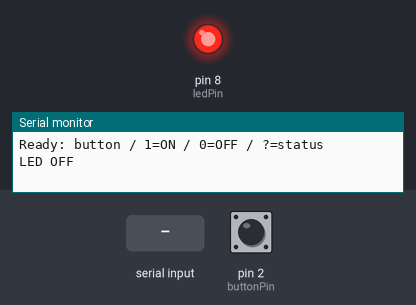
The program below on a simulated Arduino Uno, built with avr-gcc and run on an emulated ATmega328P. Parts: output pins drawn as LEDs (lit = HIGH), the last lines printed to the serial monitor. The test bench sets the inputs (shaded band); at power-on: pin 2 (buttonPin) HIGH.

Above: at 1.2 s.
1.3 s: pin 2 (buttonPin) pulled LOW for 0.15 s
At 2.7 s:
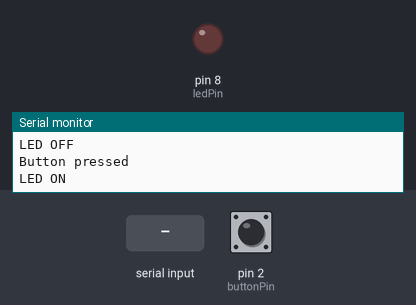
4.4 s: "0\n" received over Serial
At 5.6 s:
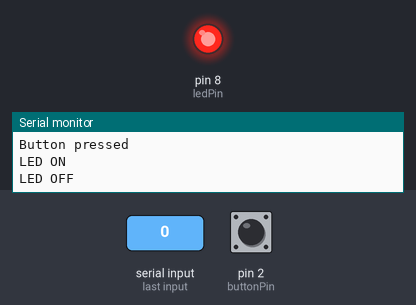
7.4 s: pin 2 (buttonPin) pulled LOW for 1 s
At 8.5 s:
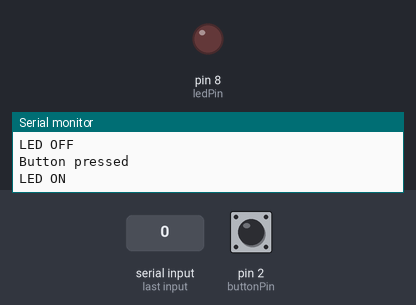
Timing chart, 0 to 10.4 s (numbered marks = the images above; inputs shaded):
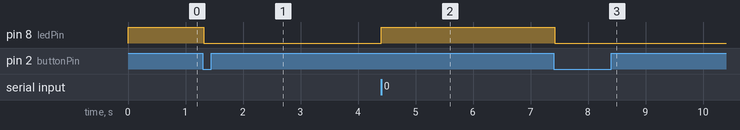

The program:

main.cpp
```cpp
#include <Arduino.h>

const int ledPin = 8;
const int buttonPin = 2;

bool ledOn = false;

// 上一次直接读到的电平
int lastReading = HIGH;

// 已经通过消抖确认的稳定状态
int stableButtonState = HIGH;

// 最近一次读到电平变化的时刻
unsigned long lastChangeMillis = 0;
const unsigned long debounceInterval = 20;

void setLed(bool on) {
  ledOn = on;
  if (ledOn) {
    digitalWrite(ledPin, LOW);
    Serial.println("LED ON");
  } else {
    digitalWrite(ledPin, HIGH);
    Serial.println("LED OFF");
  }
}

void setup() {
  digitalWrite(ledPin, HIGH);
  pinMode(ledPin, OUTPUT);
  pinMode(buttonPin, INPUT_PULLUP);

  Serial.begin(9600);
  Serial.println("Ready: button / 1=ON / 0=OFF / ?=status");
  setLed(false);
}

void loop() {
  // 一、处理串口
  if (Serial.available() > 0) {
    char command = Serial.read();
    if (command == '1') {
      setLed(true);
    } else if (command == '0') {
      setLed(false);
    } else if (command == '?') {
      Serial.print("Status: ");
      Serial.println(ledOn ? "LED ON" : "LED OFF");
    } else if (command != '\r' && command != '\n') {
      Serial.println("Unknown command");
    }
  }

  // 二、读取按键并记录变化时刻
  unsigned long now = millis();
  int reading = digitalRead(buttonPin);
  if (reading != lastReading) {
    lastChangeMillis = now;
  }

  // 三、连续稳定至少 20 毫秒后，才认可新状态
  if (now - lastChangeMillis >= debounceInterval) {
    if (reading != stableButtonState) {
      stableButtonState = reading;
      if (stableButtonState == LOW) {
        Serial.println("Button pressed");
        setLed(!ledOn);
      }
    }
  }

  lastReading = reading;
}
```

Measured:
- after the input at 1.3 s, pin 8 (ledPin): HIGH → LOW at once
- after the input at 4.4 s, pin 8 (ledPin): LOW → HIGH at once
- after the input at 7.4 s, pin 8 (ledPin): HIGH → LOW at once
